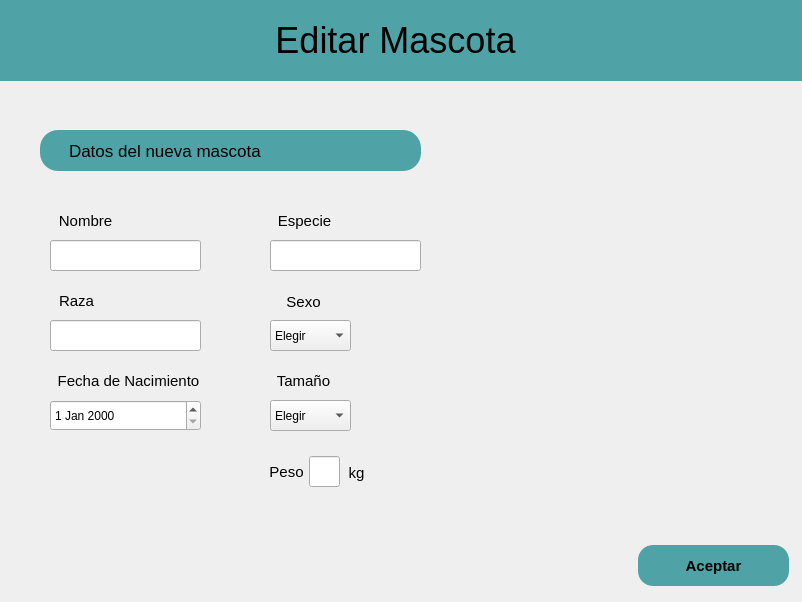
<?xml version="1.0" encoding="UTF-8"?>
<ui version="4.0">
 <class>EditarMascota</class>
 <widget class="QMainWindow" name="EditarMascota">
  <property name="geometry">
   <rect>
    <x>0</x>
    <y>0</y>
    <width>802</width>
    <height>602</height>
   </rect>
  </property>
  <property name="windowTitle">
   <string>Hotel</string>
  </property>
  <property name="windowIcon">
   <iconset>
    <normaloff>../Recursos/HotelMascota.png</normaloff>../Recursos/HotelMascota.png</iconset>
  </property>
  <widget class="QWidget" name="centralwidget">
   <widget class="QLabel" name="labelTitulo">
    <property name="geometry">
     <rect>
      <x>-20</x>
      <y>0</y>
      <width>831</width>
      <height>81</height>
     </rect>
    </property>
    <property name="font">
     <font>
      <family>Arial</family>
      <pointsize>27</pointsize>
      <weight>50</weight>
      <bold>false</bold>
     </font>
    </property>
    <property name="styleSheet">
     <string notr="true">background-color: rgb(79, 163, 166);</string>
    </property>
    <property name="text">
     <string>Editar Mascota</string>
    </property>
    <property name="alignment">
     <set>Qt::AlignCenter</set>
    </property>
   </widget>
   <widget class="QPushButton" name="BtnAtras">
    <property name="geometry">
     <rect>
      <x>20</x>
      <y>15</y>
      <width>51</width>
      <height>51</height>
     </rect>
    </property>
    <property name="cursor">
     <cursorShape>PointingHandCursor</cursorShape>
    </property>
    <property name="styleSheet">
     <string notr="true">background-color: rgb(79, 163, 166);
border-radius: 10px;</string>
    </property>
    <property name="text">
     <string/>
    </property>
    <property name="icon">
     <iconset>
      <normaloff>../Recursos/FotoBtnAtras.png</normaloff>../Recursos/FotoBtnAtras.png</iconset>
    </property>
    <property name="iconSize">
     <size>
      <width>50</width>
      <height>50</height>
     </size>
    </property>
   </widget>
   <widget class="QLabel" name="labelEditarDatosMascota">
    <property name="geometry">
     <rect>
      <x>40</x>
      <y>130</y>
      <width>381</width>
      <height>41</height>
     </rect>
    </property>
    <property name="font">
     <font>
      <family>Arial</family>
      <pointsize>13</pointsize>
     </font>
    </property>
    <property name="styleSheet">
     <string notr="true">background-color: rgb(79, 163, 166);
border-radius: 18%;</string>
    </property>
    <property name="text">
     <string>Datos del nueva mascota</string>
    </property>
    <property name="alignment">
     <set>Qt::AlignLeading|Qt::AlignLeft|Qt::AlignVCenter</set>
    </property>
    <property name="indent">
     <number>29</number>
    </property>
   </widget>
   <widget class="QLabel" name="labelIconFlechaAbajo">
    <property name="geometry">
     <rect>
      <x>359</x>
      <y>136</y>
      <width>31</width>
      <height>31</height>
     </rect>
    </property>
    <property name="text">
     <string/>
    </property>
    <property name="pixmap">
     <pixmap>../Recursos/IconFlechaAbajo.png</pixmap>
    </property>
    <property name="scaledContents">
     <bool>true</bool>
    </property>
   </widget>
   <widget class="QLabel" name="labelFotoPerrito">
    <property name="geometry">
     <rect>
      <x>507</x>
      <y>191</y>
      <width>281</width>
      <height>271</height>
     </rect>
    </property>
    <property name="text">
     <string/>
    </property>
    <property name="pixmap">
     <pixmap>../Recursos/FotoPerrito.png</pixmap>
    </property>
    <property name="scaledContents">
     <bool>true</bool>
    </property>
   </widget>
   <widget class="QLabel" name="labelNombre">
    <property name="geometry">
     <rect>
      <x>35</x>
      <y>200</y>
      <width>101</width>
      <height>41</height>
     </rect>
    </property>
    <property name="font">
     <font>
      <family>Arial</family>
      <pointsize>11</pointsize>
     </font>
    </property>
    <property name="text">
     <string>Nombre</string>
    </property>
    <property name="alignment">
     <set>Qt::AlignCenter</set>
    </property>
   </widget>
   <widget class="QLineEdit" name="inputNombre">
    <property name="geometry">
     <rect>
      <x>50</x>
      <y>240</y>
      <width>151</width>
      <height>31</height>
     </rect>
    </property>
    <property name="font">
     <font>
      <family>Arial</family>
      <pointsize>10</pointsize>
     </font>
    </property>
    <property name="text">
     <string/>
    </property>
   </widget>
   <widget class="QLabel" name="labelApellido">
    <property name="geometry">
     <rect>
      <x>254</x>
      <y>200</y>
      <width>101</width>
      <height>41</height>
     </rect>
    </property>
    <property name="font">
     <font>
      <family>Arial</family>
      <pointsize>11</pointsize>
     </font>
    </property>
    <property name="text">
     <string>Especie</string>
    </property>
    <property name="alignment">
     <set>Qt::AlignCenter</set>
    </property>
   </widget>
   <widget class="QLineEdit" name="inputEspecie">
    <property name="geometry">
     <rect>
      <x>270</x>
      <y>240</y>
      <width>151</width>
      <height>31</height>
     </rect>
    </property>
    <property name="font">
     <font>
      <family>Arial</family>
      <pointsize>10</pointsize>
     </font>
    </property>
    <property name="text">
     <string/>
    </property>
   </widget>
   <widget class="QLineEdit" name="inputRaza">
    <property name="geometry">
     <rect>
      <x>50</x>
      <y>320</y>
      <width>151</width>
      <height>31</height>
     </rect>
    </property>
    <property name="font">
     <font>
      <family>Arial</family>
      <pointsize>10</pointsize>
     </font>
    </property>
    <property name="text">
     <string/>
    </property>
   </widget>
   <widget class="QLabel" name="labelRut">
    <property name="geometry">
     <rect>
      <x>51</x>
      <y>280</y>
      <width>51</width>
      <height>41</height>
     </rect>
    </property>
    <property name="font">
     <font>
      <family>Arial</family>
      <pointsize>11</pointsize>
     </font>
    </property>
    <property name="text">
     <string>Raza</string>
    </property>
    <property name="alignment">
     <set>Qt::AlignCenter</set>
    </property>
   </widget>
   <widget class="QLabel" name="labelFechaNacimiento">
    <property name="geometry">
     <rect>
      <x>53</x>
      <y>360</y>
      <width>151</width>
      <height>41</height>
     </rect>
    </property>
    <property name="font">
     <font>
      <family>Arial</family>
      <pointsize>11</pointsize>
     </font>
    </property>
    <property name="text">
     <string>Fecha de Nacimiento</string>
    </property>
    <property name="alignment">
     <set>Qt::AlignCenter</set>
    </property>
   </widget>
   <widget class="QDateEdit" name="dateEditFechaNacimiento">
    <property name="geometry">
     <rect>
      <x>50</x>
      <y>400</y>
      <width>151</width>
      <height>31</height>
     </rect>
    </property>
   </widget>
   <widget class="QLabel" name="labelPeso">
    <property name="geometry">
     <rect>
      <x>266</x>
      <y>451</y>
      <width>41</width>
      <height>41</height>
     </rect>
    </property>
    <property name="font">
     <font>
      <family>Arial</family>
      <pointsize>11</pointsize>
     </font>
    </property>
    <property name="text">
     <string>Peso</string>
    </property>
    <property name="alignment">
     <set>Qt::AlignCenter</set>
    </property>
   </widget>
   <widget class="QLineEdit" name="inputPeso">
    <property name="geometry">
     <rect>
      <x>309</x>
      <y>456</y>
      <width>31</width>
      <height>31</height>
     </rect>
    </property>
    <property name="font">
     <font>
      <family>Arial</family>
      <pointsize>10</pointsize>
     </font>
    </property>
    <property name="text">
     <string/>
    </property>
   </widget>
   <widget class="QLabel" name="labelSize">
    <property name="geometry">
     <rect>
      <x>268</x>
      <y>360</y>
      <width>71</width>
      <height>41</height>
     </rect>
    </property>
    <property name="font">
     <font>
      <family>Arial</family>
      <pointsize>11</pointsize>
     </font>
    </property>
    <property name="text">
     <string>Tamaño</string>
    </property>
    <property name="alignment">
     <set>Qt::AlignCenter</set>
    </property>
   </widget>
   <widget class="QLabel" name="labelSexo">
    <property name="geometry">
     <rect>
      <x>268</x>
      <y>281</y>
      <width>71</width>
      <height>41</height>
     </rect>
    </property>
    <property name="font">
     <font>
      <family>Arial</family>
      <pointsize>11</pointsize>
     </font>
    </property>
    <property name="text">
     <string>Sexo</string>
    </property>
    <property name="alignment">
     <set>Qt::AlignCenter</set>
    </property>
   </widget>
   <widget class="QComboBox" name="comboBoxSexo">
    <property name="geometry">
     <rect>
      <x>270</x>
      <y>320</y>
      <width>81</width>
      <height>31</height>
     </rect>
    </property>
    <item>
     <property name="text">
      <string>Elegir</string>
     </property>
    </item>
    <item>
     <property name="text">
      <string>Hembra</string>
     </property>
    </item>
    <item>
     <property name="text">
      <string>Macho</string>
     </property>
    </item>
   </widget>
   <widget class="QPushButton" name="BtnGuardarMascotaEditada">
    <property name="geometry">
     <rect>
      <x>638</x>
      <y>545</y>
      <width>151</width>
      <height>41</height>
     </rect>
    </property>
    <property name="font">
     <font>
      <family>Arial</family>
      <pointsize>11</pointsize>
      <weight>75</weight>
      <bold>true</bold>
     </font>
    </property>
    <property name="cursor">
     <cursorShape>PointingHandCursor</cursorShape>
    </property>
    <property name="styleSheet">
     <string notr="true">background-color: rgb(79, 163, 166);
border-radius:15px;</string>
    </property>
    <property name="text">
     <string>Aceptar</string>
    </property>
   </widget>
   <widget class="QComboBox" name="comboBoxSize">
    <property name="geometry">
     <rect>
      <x>270</x>
      <y>400</y>
      <width>81</width>
      <height>31</height>
     </rect>
    </property>
    <item>
     <property name="text">
      <string>Elegir</string>
     </property>
    </item>
    <item>
     <property name="text">
      <string>Pequeño</string>
     </property>
    </item>
    <item>
     <property name="text">
      <string>Mediano</string>
     </property>
    </item>
    <item>
     <property name="text">
      <string>Grande</string>
     </property>
    </item>
   </widget>
   <widget class="QLabel" name="labelKg">
    <property name="geometry">
     <rect>
      <x>336</x>
      <y>452</y>
      <width>41</width>
      <height>41</height>
     </rect>
    </property>
    <property name="font">
     <font>
      <family>Arial</family>
      <pointsize>11</pointsize>
     </font>
    </property>
    <property name="text">
     <string>kg</string>
    </property>
    <property name="alignment">
     <set>Qt::AlignCenter</set>
    </property>
   </widget>
  </widget>
 </widget>
 <resources/>
 <connections/>
</ui>
